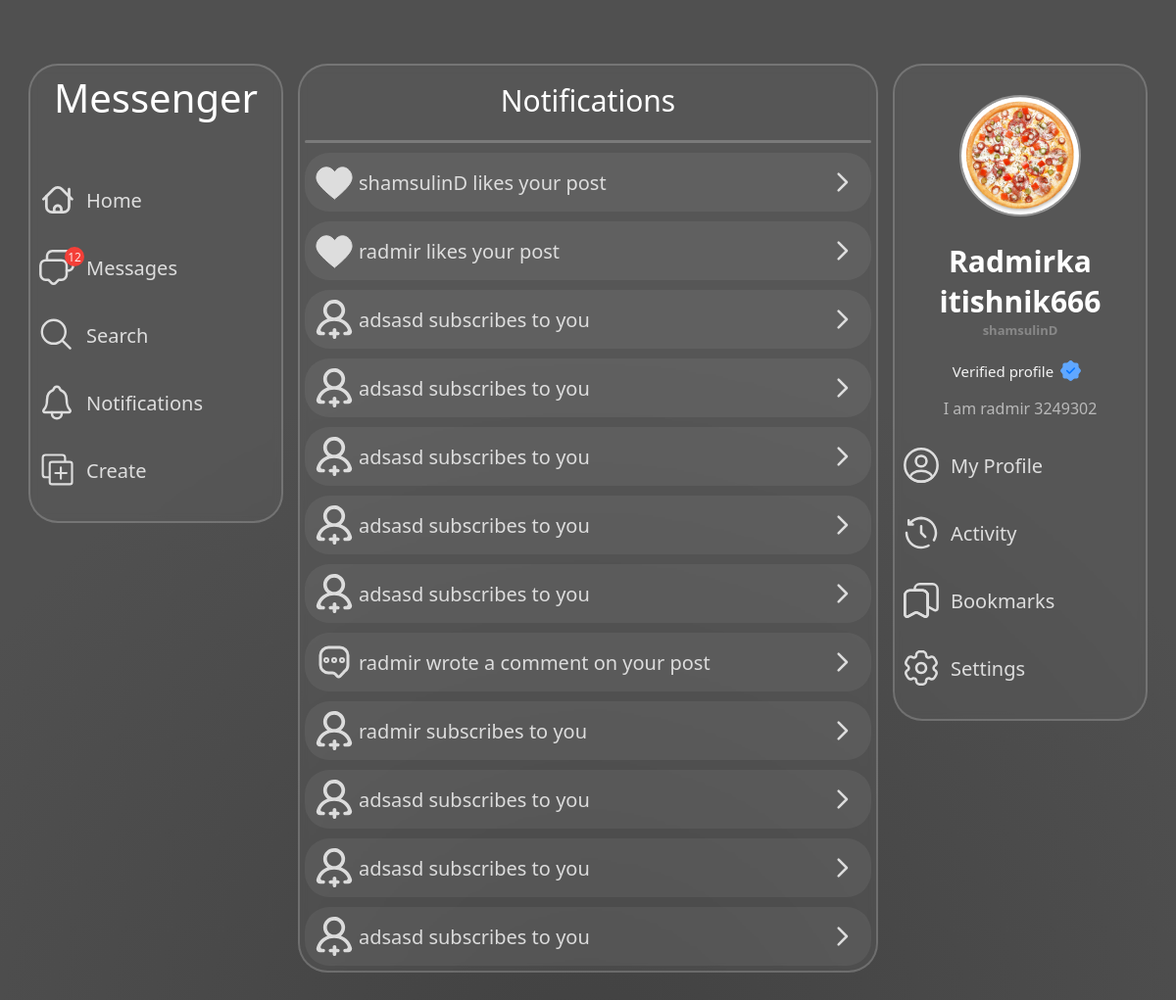
The app's page /notifications/ (signed in) with its own data.
### main/models.py (models this page shows, shortened)
class ProfileNotification(models.Model):
    profile = models.ForeignKey(User, on_delete=models.CASCADE, related_name='notify_profile')
    user = models.ForeignKey(User, on_delete=models.CASCADE)
    type = models.CharField(max_length=255)
    type_id = models.IntegerField(default=0)
    time_create = models.DateTimeField(auto_now_add=True, blank=True, null=True)
    read = models.BooleanField(default=False)

class Profile(models.Model):
    user = models.OneToOneField(User, on_delete=models.CASCADE)
    uuid = models.CharField(max_length=255)
    full_name = models.CharField(max_length=255)
    bio = models.TextField(max_length=255, blank=True, null=True, default='')
    avatar = models.ImageField(upload_to=avatar_directory_path, default='default_avatar.jpg')
    background_avatar = models.ImageField(upload_to=bg_avatar_directory_path, default='default_background_avatar.jpg')
    background_style = models.IntegerField(default=0)
    amount_followers = models.IntegerField(default=0)
    amount_following = models.IntegerField(default=0)
    amount_article = models.IntegerField(default=0)
    recommendations = models.TextField(null=True, default='')
    verify = models.BooleanField(blank=True, default=False)
    language = models.CharField(max_length=255, default='en')
    private = models.BooleanField(default=False)
    last_online = models.DateTimeField(blank=True)
    online_status = models.BooleanField(default=False)
    username_change_time = models.DateTimeField(blank=True)

### main/views.py (the view)
# urls.py: path('notifications/', ProfileNotificationView.as_view(), name='profile_notification'),
class ProfileNotificationView(DataMixin, LoginRequiredMixin, ListView):
    model = Post
    template_name = 'main/notifications.html'
    login_url = 'login'
    def get_context_data(self, **kwargs):
        notifications = ProfileNotification.objects.filter(
            profile=self.request.user
        ).select_related('user').order_by('-pk')[:12]
        read_notifications = ProfileNotification.objects.filter(profile=self.request.user, read=False)
        for notification in read_notifications:
            notification.read = True
            notification.save()
        context = super().get_context_data(**kwargs)
        c_def = self.get_user_context(title=f'Notifications', notifications=notifications)
        return {**context, **c_def}

### main/utils.py (called while the page is built)
    def get_user_context(self, **kwargs):
        context = kwargs
        profile = self.request.user
        notification_count = ProfileNotification.objects.filter(profile=profile, read=False)[:21].count()
        context['user_profile'] = profile
        context['background_style'] = background_styles[profile.profile.background_style]
        context['notification_count'] = notification_count
        return context

### main/templates/main/notifications.html (shortened to what this page needs)
{% extends 'main/base-expanded.html' %}
{% load static %}
{% block head %}
<link rel="stylesheet" href="{% static 'main/css/notifications.css' %}" type="text/css">
{% endblock %}
{% block body %}
<div class="selection-menu">
    <span class="selection-menu-title">Notifications</span>
    <div class="selection-menu-line"></div>
    {% if notifications|length == 0 %}
            <span class="nothing">Nothing here</span>
    {% else %}
    {% for notification in notifications %}
        {% if notification.type == 'like' %}
            <a href="{% url 'profile' username=notification.user.username %}" class="selection-menu-button">
                <img class="selection-menu-button-svg" src="{% static 'main/svg/like-white.svg' %}" alt="svg-image">
                <span class="selection-menu-button-name">{{ notification.user.username }} likes your post</span>
                <img class="selection-menu-button-svg" style="margin-left: auto" src="{% static 'main/svg/right-arrow.svg' %}" alt="svg-image">
            </a>
        {% elif notification.type == 'follow' %}
            <a href="{% url 'profile' username=notification.user.username %}" class="selection-menu-button">
                <img class="selection-menu-button-svg" src="{% static 'main/svg/profile-plus.svg' %}" alt="svg-image">
                <span class="selection-menu-button-name">{{ notification.user.username }} subscribes to you</span>
                <img class="selection-menu-button-svg" style="margin-left: auto" src="{% static 'main/svg/right-arrow.svg' %}" alt="svg-image">
            </a>
        {% elif notification.type == 'comment' %}
            <a href="{% url 'profile' username=notification.user.username %}" class="selection-menu-button">
                <img class="selection-menu-button-svg" src="{% static 'main/svg/comment-dots.svg' %}" alt="svg-image">
                <span class="selection-menu-button-name">{{ notification.user.username }} wrote a comment on your post</span>
                <img class="selection-menu-button-svg" style="margin-left: auto" src="{% static 'main/svg/right-arrow.svg' %}" alt="svg-image">
            </a>
        {% endif %}
    {% endfor %}
    {% endif %}
</div>
{% endblock %}

### main/templates/main/base-expanded.html (shortened to what this page needs)
{% load static %}
<!DOCTYPE html>
<html lang="en">
<head>
    <link rel="stylesheet" href="{% static 'main/css/base.css' %}" type="text/css">
    <link rel="stylesheet" href="{% static 'main/css/popup.css' %}" type="text/css">
    <link rel="stylesheet" href="{% static 'main/css/home.css' %}" type="text/css">
    <link rel="stylesheet" href="{% static 'main/css/' %}{{ background_style }}" type="text/css">
    {% block head %}
    {% endblock %}
</head>
<body>
    <div class="main-container">
        <div class="mc-container-sidebar-container">
            <aside class="mc-sidebar-container">
                <div class="mc-sidebar-container-logo">Messenger</div>
                <div class="mc-sidebar-container-links">
                    <a class="mc-sb-c-links-a" href="{% url 'home' %}">
                        <img class="mc-sb-c-links-img" src="{% static 'main/svg/home-sidebar.svg' %}" alt="svg-image">
                        Home
                    </a>
                    <a style="position: relative;" href="{% url 'chat' %}">
                        <div class="mc-sb-c-links-message">12</div>
                        <div class="mc-sb-c-links-a">
                            <img class="mc-sb-c-links-img" src="{% static 'main/svg/messages-sidebar.svg' %}" alt="svg-image">
                            Messages
                        </div>
                    </a>
                    <a class="mc-sb-c-links-a" href="{% url 'search' %}">
                        <img class="mc-sb-c-links-img" src="{% static 'main/svg/search-sidebar.svg' %}" alt="svg-image">
                        Search
                    </a>
                    <a style="position: relative;" href="{% url 'profile_notification' %}">
                        <div class="mc-sb-c-links-a">
                            <img class="mc-sb-c-links-img" src="{% static 'main/svg/notification-sidebar.svg' %}" alt="svg-image">
                            Notifications
                        </div>
                    </a>
                    <a class="mc-sb-c-links-a" href="{% url 'create_post' %}">
                        <img class="mc-sb-c-links-img" src="{% static 'main/svg/create-sidebar.svg' %}" alt="svg-image">
                        Create
                    </a>
                </div>
            </aside>
        </div>
        <main class="mc-container-feed-container">
            {% block body %}
            {% endblock %}
        </main>
        <div class="mc-container-second-sidebar-container">
            <aside class="mc-second-sidebar-container">
                <a href="{% url 'profile' username=user_profile.username %}"><img class="mc-second-sidebar-container-avatar" src="{{ user_profile.profile.avatar.url }}" alt="{{ user_profile.username }}'s avatar"></a>
                <a href="{% url 'profile' username=user_profile.username %}"><h1 class="mc-second-sidebar-container-username">{{ user_profile.profile.full_name}}</h1></a>
                <h2 class="mc-second-sidebar-container-userid">{{ user_profile.username}}</h2>
                {% if user_profile.profile.verify %}
                    <div class="mc-second-sidebar-container-verify">
                        Verified profile
                        <img class="user-verify" title="Verified" src="{% static 'main/svg/verify.svg' %}">
                    </div>
                {% endif %}
                {% if user_profile.profile.bio != '' %}
                    <div class="mc-second-sidebar-container-description">{{ user_profile.profile.bio }}</div>
                {% endif %}
                <a class="mc-sb-c-links-a" href="{% url 'profile' username=user_profile.username %}">
                    <img class="mc-sb-c-links-img" src="{% static 'main/svg/profile.svg' %}" alt="svg-image">
                    My Profile
                </a>
                <a class="mc-sb-c-links-a" href="{% url 'activity' %}">
                    <img class="mc-sb-c-links-img" src="{% static 'main/svg/history.svg' %}" alt="svg-image">
                    Activity
                </a>
                <a class="mc-sb-c-links-a" href="{% url 'activity_bookmarks' %}">
                    <img class="mc-sb-c-links-img" src="{% static 'main/svg/save.svg' %}" alt="svg-image">
                    Bookmarks
                </a>
                <a class="mc-sb-c-links-a" href="{% url 'settings' %}">
                    <img class="mc-sb-c-links-img" src="{% static 'main/svg/settings.svg' %}" alt="svg-image">
                    Settings
                </a>
            </aside>
        </div>
    </div>
</body>
</html>

### main/static/main/css/base.css (style rules this page uses)
body { transition: all 500ms ease-in-out; margin: 0; background-attachment: fixed; color: #fff; width: 100%; height: 100%; cursor: default; }
.user-verify { height: 25px; width: 25px; margin: 5px; }

### main/static/main/css/home.css (style rules this page uses)
.main-container { width: fit-content; display: flex; margin: 50px auto; }
a { text-decoration: none; }
h1, h2, h3, h4, h5, h6 { margin: 0; color: #fff; }
.mc-container-sidebar-container { width: 290px; height: 100%; height: auto; }
.mc-container-second-sidebar-container { width: 290px; height: 100%; height: auto; }
.mc-container-feed-container { width: 592px; margin-bottom: 120px; }
.mc-sidebar-container { width: calc(100%-20px); margin: 15px; padding: 5px; border-radius: 30px; background: rgba(255, 255, 255, 0.041); backdrop-filter: blur( 4px ); -webkit-backdrop-filter: blur( 4px ); border: 2px solid rgba( 255, 255, 255, 0.18 ); position: sticky; top: 65px; left: 0; }
.mc-second-sidebar-container { width: calc(100%-20px); margin: 15px; padding: 5px; border-radius: 30px; background: rgba(255, 255, 255, 0.041); backdrop-filter: blur( 4px ); -webkit-backdrop-filter: blur( 4px ); border: 2px solid rgba( 255, 255, 255, 0.18 ); position: sticky; top: 65px; left: 0; display: grid; text-align: center; }
.mc-sidebar-container-logo { font-size: 40px; color: #fff; text-align: center; }
.mc-sidebar-container-links { display: grid; margin-top: 55px; }
.mc-sb-c-links-a { font-size: 20px; color: #fff; margin-bottom: 25px; align-items: center; display: flex; text-decoration: none; padding: 2px; border-radius: 10px; opacity: 80%; position: relative; transition: all 250ms ease-in-out; }
.mc-sb-c-links-img { height: 40px; width: 40px; margin-right: 10px; }
.mc-second-sidebar-container-avatar { height: 120px; width: 120px; object-fit: cover; border-radius: 50%; border: 2px solid #ffffff5d; margin: auto; margin-top: 25px; }
.mc-second-sidebar-container-username { color: #fff; font-size: 30px; margin-top: 20px; }
.mc-second-sidebar-container-description { overflow: hidden; width: 100%; margin-top: 5px; margin-bottom: 25px; color: #ffffff94; -webkit-text-fill-color: #ffffff94; max-height: 75px; }
.mc-second-sidebar-container-userid { color: #ffffff4b; -webkit-text-fill-color: #ffffff4b; font-size: 13px; margin-bottom: 10px; }
.mc-sb-c-links-message, .mc-sb-c-links-notify { background-color: #f43f38; width: 20px; height: 20px; position: absolute; border-radius: 50%; font-size: 12px; align-items: center; display: flex; justify-content: center; top: 0; left: 0; margin-left: 30px; max-width: 25px; color: #ffffffde; -webkit-text-fill-color: #ffffffde; margin-top: 1px; z-index: 1; font-weight: 500; }
.mc-second-sidebar-container-verify { display: flex; justify-content: center; align-items: center; font-size: 15px; color: #ffffffec; -webkit-text-fill-color: #ffffffec; margin: 5px 0px; font-weight: 500; }

### main/static/main/css/style-black.css (style rules this page uses)
body { background: radial-gradient(circle at 50% 100%, #414141 0%, #505050 60%); background-attachment: fixed !important; }

### main/static/main/css/notifications.css (style rules this page uses)
.selection-menu { height: fit-content; margin-top: 15px; border-radius: 30px; background: rgba(255, 255, 255, 0.041); backdrop-filter: blur(4px); -webkit-backdrop-filter: blur(4px); border: 2px solid rgba(255, 255, 255, 0.18); padding: 5px; display: flex; flex-direction: column; gap: 10px; }
.selection-menu-title { display: flex; justify-content: center; font-size: 30px; font-weight: 500; margin: 10px auto 10px auto; }
.selection-menu-line { border-top: 3px solid rgba(255, 255, 255, 0.212); border-radius: 5px; }
.selection-menu-button { transition: all 150ms ease-in-out; border-radius: 25px; background: #ffffff13; width: calc(100% - 20px); height: 50px; display: flex; align-items: center; padding: 5px 10px; gap: 5px; opacity: 0.8; overflow: hidden; }
.selection-menu-button-svg { width: 40px; height: 40px; }
.selection-menu-button-name { font-size: 20px; font-weight: 500; color: #fff; -webkit-text-fill-color: #fff; }

### records on screen
ProfileNotification: user.username "shamsulinD"
ProfileNotification: user.username "radmir"
ProfileNotification: user.username "adsasd"
ProfileNotification: user.username "adsasd"
ProfileNotification: user.username "adsasd"
ProfileNotification: user.username "adsasd"
ProfileNotification: user.username "adsasd"
ProfileNotification: user.username "radmir"
ProfileNotification: user.username "radmir"
ProfileNotification: user.username "adsasd"
ProfileNotification: user.username "adsasd"
ProfileNotification: user.username "adsasd"

### other values on screen
{{ user_profile.profile.full_name }} "Radmirka itishnik666"
{{ user_profile.username }} "shamsulinD"
{{ user_profile.profile.bio }} "I am radmir 3249302"
